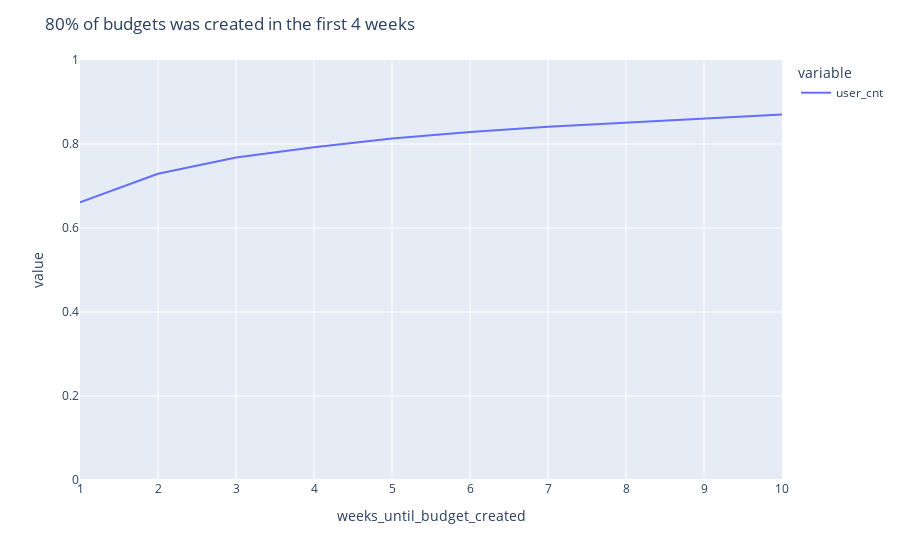

Notebook code for this chart:
### Code cell
(
    px
    .line(
        budget
        .set_index('weeks_until_budget_created')
        .apply(lambda x: x/x.sum())
        .cumsum()
        .head(10)
    )
    .update_yaxes(tickformat = '%a', range=(0,1))
    .update_layout(title='80% of budgets was created in the first 4 weeks')
)

### Figure 1 — Plotly figure (JSON) as saved in the notebook; plotly's stock layout.template omitted (floating-point values rounded to 4 significant figures)
{"data": [{"hovertemplate": "variable=user_cnt<br>weeks_until_budget_created=%{x}<br>value=%{y}<extra></extra>", "legendgroup": "user_cnt", "line": {"color": "#636efa", "dash": "solid"}, "mode": "lines", "name": "user_cnt", "orientation": "v", "showlegend": true, "type": "scatter", "x": [1, 2, 3, 4, 5, 6, 7, 8, 9, 10], "xaxis": "x", "y": [0.6612, 0.7291, 0.7676, 0.7921, 0.8129, 0.8284, 0.8412, 0.8512, 0.8607, 0.8701], "yaxis": "y"}], "layout": {"autosize": true, "legend": {"title": {"text": "variable"}, "tracegroupgap": 0}, "margin": {"t": 60}, "title": {"text": "80% of budgets was created in the first 4 weeks"}, "xaxis": {"anchor": "y", "autorange": true, "domain": [0, 1], "range": [1, 10], "title": {"text": "weeks_until_budget_created"}, "type": "linear"}, "yaxis": {"anchor": "x", "domain": [0, 1], "range": [0, 1], "tickformat": "%a", "title": {"text": "value"}, "type": "linear"}}}
